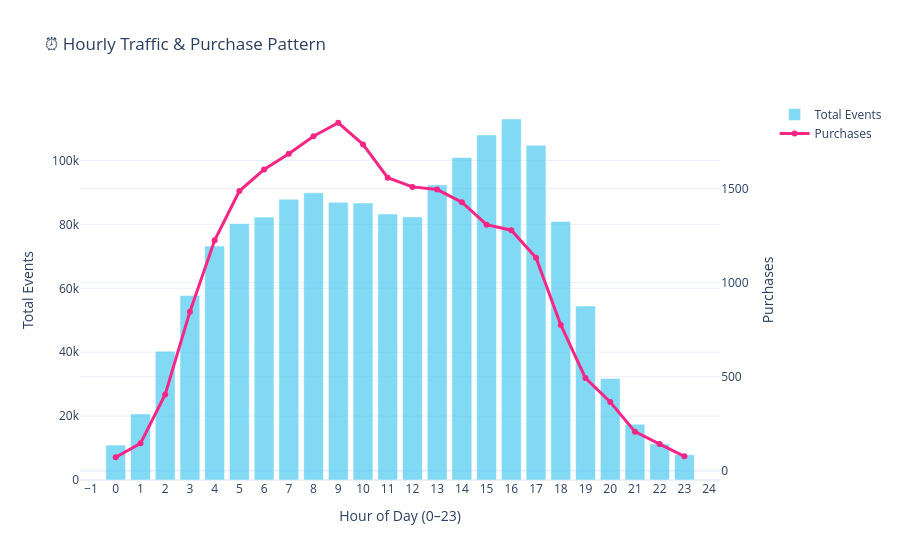

The notebook cell this image was saved under:
### Code cell
# ============================================================
# STEP 2D - Hourly Traffic Pattern
# ============================================================

df_hourly = read_sql("""
    SELECT
        d.`hour`,
        COUNT(*)                                    AS total_events,
        SUM(CASE WHEN f.event_type='purchase'
                 THEN 1 ELSE 0 END)                 AS purchases,
        ROUND(SUM(f.revenue),2)                     AS revenue
    FROM fact_events f
    JOIN dim_date d ON f.date_id = d.date_id
    GROUP BY d.`hour`
    ORDER BY d.`hour`
""")

fig3 = make_subplots(specs=[[{"secondary_y": True}]])

fig3.add_trace(
    go.Bar(
        x    = df_hourly["hour"],
        y    = df_hourly["total_events"],
        name = "Total Events",
        marker_color = "#4cc9f0",
        opacity = 0.7,
    ),
    secondary_y = False,
)

fig3.add_trace(
    go.Scatter(
        x    = df_hourly["hour"],
        y    = df_hourly["purchases"],
        name = "Purchases",
        mode = "lines+markers",
        line = dict(color="#f72585", width=3),
    ),
    secondary_y = True,
)

fig3.update_layout(
    title     = "⏰ Hourly Traffic & Purchase Pattern",
    template  = "plotly_white",
    xaxis     = dict(title="Hour of Day (0–23)", dtick=1),
    hovermode = "x unified",
)
fig3.update_yaxes(title_text="Total Events",  secondary_y=False)
fig3.update_yaxes(title_text="Purchases",     secondary_y=True)

fig3.show()
save_fig(fig3, "03_hourly_pattern.html")

peak_hour = df_hourly.loc[df_hourly["purchases"].idxmax(), "hour"]
print(f"\n🏆 Peak purchase hour : {peak_hour}:00")

### Figure 1 — Plotly figure (JSON) as saved in the notebook; plotly's stock layout.template omitted (floating-point values rounded to 4 significant figures)
{"data": [{"marker": {"color": "#4cc9f0"}, "name": "Total Events", "opacity": 0.7, "type": "bar", "x": [0, 1, 2, 3, 4, 5, 6, 7, 8, 9, 10, 11, 12, 13, 14, 15, 16, 17, 18, 19, 20, 21, 22, 23], "xaxis": "x", "y": [10934, 20683, 40297, 57722, 73236, 80241, 82285, 87846, 89872, 86901, 86683, 83261, 82341, 92359, 100924, 107997, 112989, 104781, 80901, 54437, 31762, 17463, 11293, 7894], "yaxis": "y"}, {"line": {"color": "#f72585", "width": 3}, "mode": "lines+markers", "name": "Purchases", "type": "scatter", "x": [0, 1, 2, 3, 4, 5, 6, 7, 8, 9, 10, 11, 12, 13, 14, 15, 16, 17, 18, 19, 20, 21, 22, 23], "xaxis": "x", "y": [72.0, 146.0, 406.0, 846.0, 1225.0, 1487.0, 1602.0, 1685.0, 1778.0, 1850.0, 1735.0, 1558.0, 1509.0, 1495.0, 1428.0, 1308.0, 1279.0, 1132.0, 775.0, 493.0, 366.0, 208.0, 142.0, 77.0], "yaxis": "y2"}], "layout": {"hovermode": "x unified", "title": {"text": "⏰ Hourly Traffic & Purchase Pattern"}, "xaxis": {"anchor": "y", "domain": [0, 0.94], "dtick": 1, "title": {"text": "Hour of Day (0–23)"}}, "yaxis": {"anchor": "x", "domain": [0, 1], "title": {"text": "Total Events"}}, "yaxis2": {"anchor": "x", "overlaying": "y", "side": "right", "title": {"text": "Purchases"}}}}
